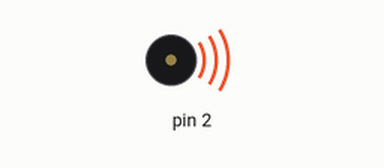
A sketch run on a simulated Arduino Uno, built with avr-gcc and run on an emulated ATmega328P. Shown: buzzer (waves = sounding).

Above: at 0.12 s.
At 3.18 s:
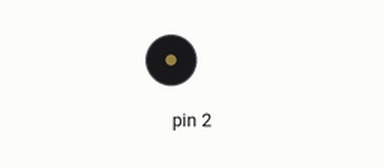
Timing chart, 0 to 4.9 s (numbered marks = the images above):
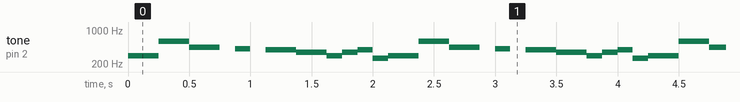

Measured:
- by itself, tone on pin 2: repeats every 2.1 s: 587 Hz 0.25 s, 440 Hz 0.25 s, silent 0.13 s, 415 Hz 0.13 s, silent 0.13 s, 392 Hz 0.25 s, 349 Hz 0.25 s, 294 Hz 0.13 s, 349 Hz 0.13 s, 392 Hz 0.13 s, 261 Hz 0.12 s, 294 Hz 0.25 s

The sketch:

Lab_Assignment__8.ino
```cpp
/*
  PIEZO
  Example using tone() to send square wave to piezo.

  Create piezo circuit with one side connected to digital pin 2 and other side connected to ground.
  Arguments for tone= pin #, frequency in Hz, and duration of the tone in milliseconds:
  tone (pin, frequency, duration)
  Recommended to use frequencies 30-5,000 Hz.
*/


//Create global variables
const int piezo = 2;


// setup() runs once
void setup() {
  // nothing needed here
}

// First short chord of Megalovania
void loop() {

tone(2,294,125);//D4
delay(125);

tone(2,294,125);//D4
delay(125);

tone(2,587,250);//D5
delay(250);

tone(2,440,250);//A4
delay(375);

tone(2,415,125);//Ab4
delay(250);

tone(2,392,250);//G4
delay(250);

tone(2,349,250);//F4
delay(250);

tone(2,294,125);//D4
delay(125);

tone(2,349,125);//F4
delay(125);

tone(2,392,125);//G4
delay(125);

tone(2,261,125);//C4(middle)
delay(62);

tone(2,261,125);//C4(middle)
delay(62);
}
```
